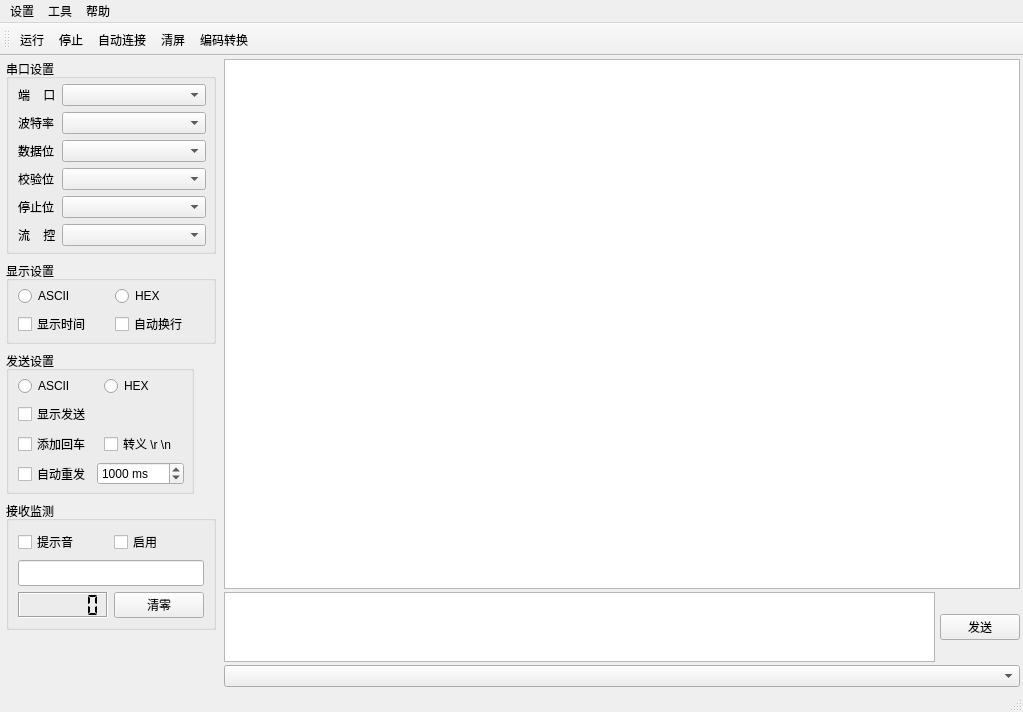
<?xml version="1.0" encoding="UTF-8"?>
<ui version="4.0">
 <class>MainWindow</class>
 <widget class="QMainWindow" name="MainWindow">
  <property name="geometry">
   <rect>
    <x>0</x>
    <y>0</y>
    <width>1023</width>
    <height>712</height>
   </rect>
  </property>
  <property name="windowTitle">
   <string>GSP</string>
  </property>
  <widget class="QWidget" name="centralWidget">
   <property name="sizePolicy">
    <sizepolicy hsizetype="Preferred" vsizetype="Preferred">
     <horstretch>0</horstretch>
     <verstretch>0</verstretch>
    </sizepolicy>
   </property>
   <layout class="QHBoxLayout" name="horizontalLayout" stretch="0,4">
    <property name="spacing">
     <number>5</number>
    </property>
    <property name="leftMargin">
     <number>3</number>
    </property>
    <property name="topMargin">
     <number>3</number>
    </property>
    <property name="rightMargin">
     <number>3</number>
    </property>
    <property name="bottomMargin">
     <number>3</number>
    </property>
    <item>
     <layout class="QVBoxLayout" name="optionLayout">
      <property name="spacing">
       <number>7</number>
      </property>
      <property name="leftMargin">
       <number>3</number>
      </property>
      <property name="rightMargin">
       <number>3</number>
      </property>
      <item>
       <widget class="QGroupBox" name="groupBoxPort">
        <property name="sizePolicy">
         <sizepolicy hsizetype="Preferred" vsizetype="Preferred">
          <horstretch>0</horstretch>
          <verstretch>0</verstretch>
         </sizepolicy>
        </property>
        <property name="minimumSize">
         <size>
          <width>210</width>
          <height>191</height>
         </size>
        </property>
        <property name="font">
         <font>
          <family>Arial</family>
          <pointsize>9</pointsize>
         </font>
        </property>
        <property name="title">
         <string>串口设置</string>
        </property>
        <layout class="QHBoxLayout" name="horizontalLayout_3" stretch="1,4">
         <property name="sizeConstraint">
          <enum>QLayout::SetDefaultConstraint</enum>
         </property>
         <property name="topMargin">
          <number>5</number>
         </property>
         <property name="rightMargin">
          <number>7</number>
         </property>
         <property name="bottomMargin">
          <number>5</number>
         </property>
         <item>
          <layout class="QVBoxLayout" name="verticalLayout_4">
           <property name="sizeConstraint">
            <enum>QLayout::SetFixedSize</enum>
           </property>
           <item>
            <widget class="QLabel" name="labelPort">
             <property name="text">
              <string>端    口</string>
             </property>
            </widget>
           </item>
           <item>
            <widget class="QLabel" name="labelBaud">
             <property name="text">
              <string>波特率</string>
             </property>
            </widget>
           </item>
           <item>
            <widget class="QLabel" name="labelDataBit">
             <property name="text">
              <string>数据位</string>
             </property>
            </widget>
           </item>
           <item>
            <widget class="QLabel" name="labelParity">
             <property name="text">
              <string>校验位</string>
             </property>
            </widget>
           </item>
           <item>
            <widget class="QLabel" name="labelStopBit">
             <property name="text">
              <string>停止位</string>
             </property>
            </widget>
           </item>
           <item>
            <widget class="QLabel" name="labelFlow">
             <property name="text">
              <string>流    控</string>
             </property>
            </widget>
           </item>
          </layout>
         </item>
         <item>
          <layout class="QVBoxLayout" name="verticalLayout_5">
           <property name="sizeConstraint">
            <enum>QLayout::SetMaximumSize</enum>
           </property>
           <item>
            <widget class="QComboBox" name="comboBoxPort">
             <property name="sizePolicy">
              <sizepolicy hsizetype="Preferred" vsizetype="Fixed">
               <horstretch>0</horstretch>
               <verstretch>0</verstretch>
              </sizepolicy>
             </property>
             <property name="sizeAdjustPolicy">
              <enum>QComboBox::AdjustToMinimumContentsLength</enum>
             </property>
            </widget>
           </item>
           <item>
            <widget class="QComboBox" name="comboBoxBaud">
             <property name="sizePolicy">
              <sizepolicy hsizetype="Preferred" vsizetype="Fixed">
               <horstretch>0</horstretch>
               <verstretch>0</verstretch>
              </sizepolicy>
             </property>
            </widget>
           </item>
           <item>
            <widget class="QComboBox" name="comboBoxDataBit">
             <property name="sizePolicy">
              <sizepolicy hsizetype="Preferred" vsizetype="Fixed">
               <horstretch>0</horstretch>
               <verstretch>0</verstretch>
              </sizepolicy>
             </property>
            </widget>
           </item>
           <item>
            <widget class="QComboBox" name="comboBoxParity">
             <property name="sizePolicy">
              <sizepolicy hsizetype="Preferred" vsizetype="Fixed">
               <horstretch>0</horstretch>
               <verstretch>0</verstretch>
              </sizepolicy>
             </property>
            </widget>
           </item>
           <item>
            <widget class="QComboBox" name="comboBoxStopBit">
             <property name="sizePolicy">
              <sizepolicy hsizetype="Preferred" vsizetype="Fixed">
               <horstretch>0</horstretch>
               <verstretch>0</verstretch>
              </sizepolicy>
             </property>
            </widget>
           </item>
           <item>
            <widget class="QComboBox" name="comboBoxFlow">
             <property name="sizePolicy">
              <sizepolicy hsizetype="Preferred" vsizetype="Fixed">
               <horstretch>0</horstretch>
               <verstretch>0</verstretch>
              </sizepolicy>
             </property>
            </widget>
           </item>
          </layout>
         </item>
        </layout>
       </widget>
      </item>
      <item>
       <widget class="QGroupBox" name="groupBoxRecv">
        <property name="sizePolicy">
         <sizepolicy hsizetype="Preferred" vsizetype="Preferred">
          <horstretch>0</horstretch>
          <verstretch>0</verstretch>
         </sizepolicy>
        </property>
        <property name="font">
         <font>
          <family>Arial</family>
         </font>
        </property>
        <property name="title">
         <string>显示设置</string>
        </property>
        <layout class="QVBoxLayout" name="verticalLayout_6">
         <property name="topMargin">
          <number>5</number>
         </property>
         <property name="rightMargin">
          <number>7</number>
         </property>
         <property name="bottomMargin">
          <number>5</number>
         </property>
         <item>
          <layout class="QHBoxLayout" name="horizontalLayout_4">
           <item>
            <widget class="QRadioButton" name="radioButtonRecvASCII">
             <property name="sizePolicy">
              <sizepolicy hsizetype="Preferred" vsizetype="Fixed">
               <horstretch>0</horstretch>
               <verstretch>0</verstretch>
              </sizepolicy>
             </property>
             <property name="text">
              <string>ASCII</string>
             </property>
            </widget>
           </item>
           <item>
            <widget class="QRadioButton" name="radioButtonRecvHex">
             <property name="sizePolicy">
              <sizepolicy hsizetype="Preferred" vsizetype="Fixed">
               <horstretch>0</horstretch>
               <verstretch>0</verstretch>
              </sizepolicy>
             </property>
             <property name="text">
              <string>HEX</string>
             </property>
            </widget>
           </item>
          </layout>
         </item>
         <item>
          <layout class="QHBoxLayout" name="horizontalLayout_9">
           <item>
            <widget class="QCheckBox" name="checkBoxTime">
             <property name="sizePolicy">
              <sizepolicy hsizetype="Preferred" vsizetype="Fixed">
               <horstretch>0</horstretch>
               <verstretch>0</verstretch>
              </sizepolicy>
             </property>
             <property name="text">
              <string>显示时间</string>
             </property>
            </widget>
           </item>
           <item>
            <widget class="QCheckBox" name="checkBoxNewLine">
             <property name="sizePolicy">
              <sizepolicy hsizetype="Preferred" vsizetype="Fixed">
               <horstretch>0</horstretch>
               <verstretch>0</verstretch>
              </sizepolicy>
             </property>
             <property name="text">
              <string>自动换行</string>
             </property>
            </widget>
           </item>
          </layout>
         </item>
        </layout>
       </widget>
      </item>
      <item>
       <widget class="QGroupBox" name="groupBoxSend">
        <property name="sizePolicy">
         <sizepolicy hsizetype="Fixed" vsizetype="Preferred">
          <horstretch>0</horstretch>
          <verstretch>0</verstretch>
         </sizepolicy>
        </property>
        <property name="font">
         <font>
          <family>Arial</family>
         </font>
        </property>
        <property name="title">
         <string>发送设置</string>
        </property>
        <layout class="QVBoxLayout" name="verticalLayout">
         <property name="topMargin">
          <number>5</number>
         </property>
         <property name="rightMargin">
          <number>7</number>
         </property>
         <property name="bottomMargin">
          <number>5</number>
         </property>
         <item>
          <layout class="QHBoxLayout" name="horizontalLayout_7">
           <item>
            <widget class="QRadioButton" name="radioButtonSendASCII">
             <property name="sizePolicy">
              <sizepolicy hsizetype="Preferred" vsizetype="Fixed">
               <horstretch>0</horstretch>
               <verstretch>0</verstretch>
              </sizepolicy>
             </property>
             <property name="text">
              <string>ASCII</string>
             </property>
            </widget>
           </item>
           <item>
            <widget class="QRadioButton" name="radioButtonSendHex">
             <property name="sizePolicy">
              <sizepolicy hsizetype="Preferred" vsizetype="Fixed">
               <horstretch>0</horstretch>
               <verstretch>0</verstretch>
              </sizepolicy>
             </property>
             <property name="text">
              <string>HEX</string>
             </property>
            </widget>
           </item>
          </layout>
         </item>
         <item>
          <widget class="QCheckBox" name="checkBoxEcho">
           <property name="sizePolicy">
            <sizepolicy hsizetype="Fixed" vsizetype="Fixed">
             <horstretch>0</horstretch>
             <verstretch>0</verstretch>
            </sizepolicy>
           </property>
           <property name="text">
            <string>显示发送</string>
           </property>
          </widget>
         </item>
         <item>
          <layout class="QHBoxLayout" name="horizontalLayout_10">
           <item>
            <widget class="QCheckBox" name="sendReturn">
             <property name="sizePolicy">
              <sizepolicy hsizetype="Preferred" vsizetype="Fixed">
               <horstretch>0</horstretch>
               <verstretch>0</verstretch>
              </sizepolicy>
             </property>
             <property name="text">
              <string>添加回车</string>
             </property>
            </widget>
           </item>
           <item>
            <widget class="QCheckBox" name="sendEscape">
             <property name="sizePolicy">
              <sizepolicy hsizetype="Preferred" vsizetype="Fixed">
               <horstretch>0</horstretch>
               <verstretch>0</verstretch>
              </sizepolicy>
             </property>
             <property name="text">
              <string>转义 \r \n</string>
             </property>
            </widget>
           </item>
          </layout>
         </item>
         <item>
          <layout class="QHBoxLayout" name="horizontalLayout_8">
           <item>
            <widget class="QCheckBox" name="checkBoxResend">
             <property name="sizePolicy">
              <sizepolicy hsizetype="Preferred" vsizetype="Fixed">
               <horstretch>0</horstretch>
               <verstretch>0</verstretch>
              </sizepolicy>
             </property>
             <property name="text">
              <string>自动重发</string>
             </property>
            </widget>
           </item>
           <item>
            <widget class="QSpinBox" name="spinBoxTime">
             <property name="sizePolicy">
              <sizepolicy hsizetype="Preferred" vsizetype="Fixed">
               <horstretch>0</horstretch>
               <verstretch>0</verstretch>
              </sizepolicy>
             </property>
             <property name="buttonSymbols">
              <enum>QAbstractSpinBox::UpDownArrows</enum>
             </property>
             <property name="suffix">
              <string> ms</string>
             </property>
             <property name="minimum">
              <number>10</number>
             </property>
             <property name="maximum">
              <number>1000000000</number>
             </property>
             <property name="singleStep">
              <number>100</number>
             </property>
             <property name="value">
              <number>1000</number>
             </property>
            </widget>
           </item>
          </layout>
         </item>
        </layout>
       </widget>
      </item>
      <item>
       <widget class="QGroupBox" name="groupBox">
        <property name="sizePolicy">
         <sizepolicy hsizetype="Preferred" vsizetype="Minimum">
          <horstretch>0</horstretch>
          <verstretch>0</verstretch>
         </sizepolicy>
        </property>
        <property name="font">
         <font>
          <family>Arial</family>
         </font>
        </property>
        <property name="title">
         <string>接收监测</string>
        </property>
        <layout class="QVBoxLayout" name="verticalLayout_2">
         <item>
          <layout class="QHBoxLayout" name="horizontalLayout_6">
           <item>
            <widget class="QCheckBox" name="checkBoxBeep">
             <property name="sizePolicy">
              <sizepolicy hsizetype="Preferred" vsizetype="Fixed">
               <horstretch>0</horstretch>
               <verstretch>0</verstretch>
              </sizepolicy>
             </property>
             <property name="text">
              <string>提示音</string>
             </property>
            </widget>
           </item>
           <item>
            <widget class="QCheckBox" name="checkBoxMonitor">
             <property name="sizePolicy">
              <sizepolicy hsizetype="Preferred" vsizetype="Preferred">
               <horstretch>0</horstretch>
               <verstretch>0</verstretch>
              </sizepolicy>
             </property>
             <property name="text">
              <string>启用</string>
             </property>
            </widget>
           </item>
          </layout>
         </item>
         <item>
          <layout class="QHBoxLayout" name="horizontalLayout_2">
           <item>
            <widget class="QLineEdit" name="lineEditMonitor">
             <property name="sizePolicy">
              <sizepolicy hsizetype="Minimum" vsizetype="Fixed">
               <horstretch>0</horstretch>
               <verstretch>0</verstretch>
              </sizepolicy>
             </property>
             <property name="font">
              <font>
               <family>Arial</family>
               <pointsize>11</pointsize>
              </font>
             </property>
            </widget>
           </item>
          </layout>
         </item>
         <item>
          <layout class="QHBoxLayout" name="horizontalLayout_5">
           <item>
            <widget class="QLCDNumber" name="lcdNumber">
             <property name="sizePolicy">
              <sizepolicy hsizetype="Preferred" vsizetype="Minimum">
               <horstretch>0</horstretch>
               <verstretch>0</verstretch>
              </sizepolicy>
             </property>
             <property name="font">
              <font>
               <family>Arial</family>
              </font>
             </property>
             <property name="frameShape">
              <enum>QFrame::Box</enum>
             </property>
             <property name="frameShadow">
              <enum>QFrame::Sunken</enum>
             </property>
             <property name="digitCount">
              <number>6</number>
             </property>
             <property name="segmentStyle">
              <enum>QLCDNumber::Flat</enum>
             </property>
            </widget>
           </item>
           <item>
            <widget class="QPushButton" name="monitorClear">
             <property name="sizePolicy">
              <sizepolicy hsizetype="Minimum" vsizetype="Fixed">
               <horstretch>0</horstretch>
               <verstretch>0</verstretch>
              </sizepolicy>
             </property>
             <property name="text">
              <string>清零</string>
             </property>
            </widget>
           </item>
          </layout>
         </item>
        </layout>
       </widget>
      </item>
      <item>
       <spacer name="verticalSpacer">
        <property name="orientation">
         <enum>Qt::Vertical</enum>
        </property>
        <property name="sizeHint" stdset="0">
         <size>
          <width>20</width>
          <height>40</height>
         </size>
        </property>
       </spacer>
      </item>
     </layout>
    </item>
    <item>
     <layout class="QVBoxLayout" name="dataLayout" stretch="0,0,0">
      <property name="spacing">
       <number>3</number>
      </property>
      <item>
       <widget class="QTextBrowser" name="textBrowser">
        <property name="sizePolicy">
         <sizepolicy hsizetype="Expanding" vsizetype="Expanding">
          <horstretch>0</horstretch>
          <verstretch>0</verstretch>
         </sizepolicy>
        </property>
        <property name="font">
         <font>
          <family>Consolas</family>
          <pointsize>11</pointsize>
         </font>
        </property>
       </widget>
      </item>
      <item>
       <layout class="QHBoxLayout" name="sendBox">
        <property name="spacing">
         <number>5</number>
        </property>
        <item>
         <widget class="QPlainTextEdit" name="plainTextEdit">
          <property name="sizePolicy">
           <sizepolicy hsizetype="Expanding" vsizetype="Preferred">
            <horstretch>0</horstretch>
            <verstretch>0</verstretch>
           </sizepolicy>
          </property>
          <property name="font">
           <font>
            <family>Consolas</family>
            <pointsize>11</pointsize>
           </font>
          </property>
         </widget>
        </item>
        <item>
         <widget class="QPushButton" name="pushButtonSend">
          <property name="text">
           <string>发送</string>
          </property>
         </widget>
        </item>
       </layout>
      </item>
      <item>
       <widget class="QComboBox" name="comboBoxSend"/>
      </item>
     </layout>
    </item>
   </layout>
  </widget>
  <widget class="QStatusBar" name="statusBar"/>
  <widget class="QToolBar" name="toolBar">
   <property name="windowTitle">
    <string>toolBar</string>
   </property>
   <attribute name="toolBarArea">
    <enum>TopToolBarArea</enum>
   </attribute>
   <attribute name="toolBarBreak">
    <bool>false</bool>
   </attribute>
   <addaction name="run"/>
   <addaction name="stop"/>
   <addaction name="actionAutoConnect"/>
   <addaction name="clear"/>
   <addaction name="codec"/>
  </widget>
  <widget class="QMenuBar" name="menuBar">
   <property name="geometry">
    <rect>
     <x>0</x>
     <y>0</y>
     <width>1023</width>
     <height>26</height>
    </rect>
   </property>
   <widget class="QMenu" name="menuTool">
    <property name="title">
     <string>工具</string>
    </property>
   </widget>
   <widget class="QMenu" name="menuSet">
    <property name="title">
     <string>设置</string>
    </property>
    <addaction name="optionView"/>
    <addaction name="sendView"/>
    <addaction name="actionFont"/>
   </widget>
   <widget class="QMenu" name="menuHelp">
    <property name="title">
     <string>帮助</string>
    </property>
    <addaction name="about"/>
   </widget>
   <addaction name="menuSet"/>
   <addaction name="menuTool"/>
   <addaction name="menuHelp"/>
  </widget>
  <action name="run">
   <property name="checkable">
    <bool>true</bool>
   </property>
   <property name="icon">
    <iconset resource="imgResource.qrc">
     <normaloff>:/icon/resource/icon/trist48.png</normaloff>:/icon/resource/icon/trist48.png</iconset>
   </property>
   <property name="text">
    <string>运行</string>
   </property>
  </action>
  <action name="stop">
   <property name="icon">
    <iconset resource="imgResource.qrc">
     <normaloff>:/icon/resource/icon/rect48.png</normaloff>:/icon/resource/icon/rect48.png</iconset>
   </property>
   <property name="text">
    <string>停止</string>
   </property>
  </action>
  <action name="codec">
   <property name="icon">
    <iconset resource="imgResource.qrc">
     <normaloff>:/icon/resource/icon/codec48.png</normaloff>:/icon/resource/icon/codec48.png</iconset>
   </property>
   <property name="text">
    <string>编码转换</string>
   </property>
  </action>
  <action name="about">
   <property name="text">
    <string>关于</string>
   </property>
  </action>
  <action name="clear">
   <property name="icon">
    <iconset resource="imgResource.qrc">
     <normaloff>:/icon/resource/icon/clean48.png</normaloff>:/icon/resource/icon/clean48.png</iconset>
   </property>
   <property name="text">
    <string>清屏</string>
   </property>
   <property name="toolTip">
    <string>清屏</string>
   </property>
  </action>
  <action name="actionAutoConnect">
   <property name="checkable">
    <bool>true</bool>
   </property>
   <property name="icon">
    <iconset resource="imgResource.qrc">
     <normaloff>:/icon/resource/icon/link48.png</normaloff>:/icon/resource/icon/link48.png</iconset>
   </property>
   <property name="text">
    <string>自动连接</string>
   </property>
   <property name="toolTip">
    <string>自动连接</string>
   </property>
  </action>
  <action name="optionView">
   <property name="checkable">
    <bool>true</bool>
   </property>
   <property name="checked">
    <bool>true</bool>
   </property>
   <property name="text">
    <string>侧边栏</string>
   </property>
  </action>
  <action name="sendView">
   <property name="checkable">
    <bool>true</bool>
   </property>
   <property name="checked">
    <bool>true</bool>
   </property>
   <property name="text">
    <string>发送项</string>
   </property>
  </action>
  <action name="actionFont">
   <property name="text">
    <string>字体</string>
   </property>
   <property name="toolTip">
    <string>字体</string>
   </property>
  </action>
 </widget>
 <resources>
  <include location="imgResource.qrc"/>
 </resources>
 <connections/>
</ui>
